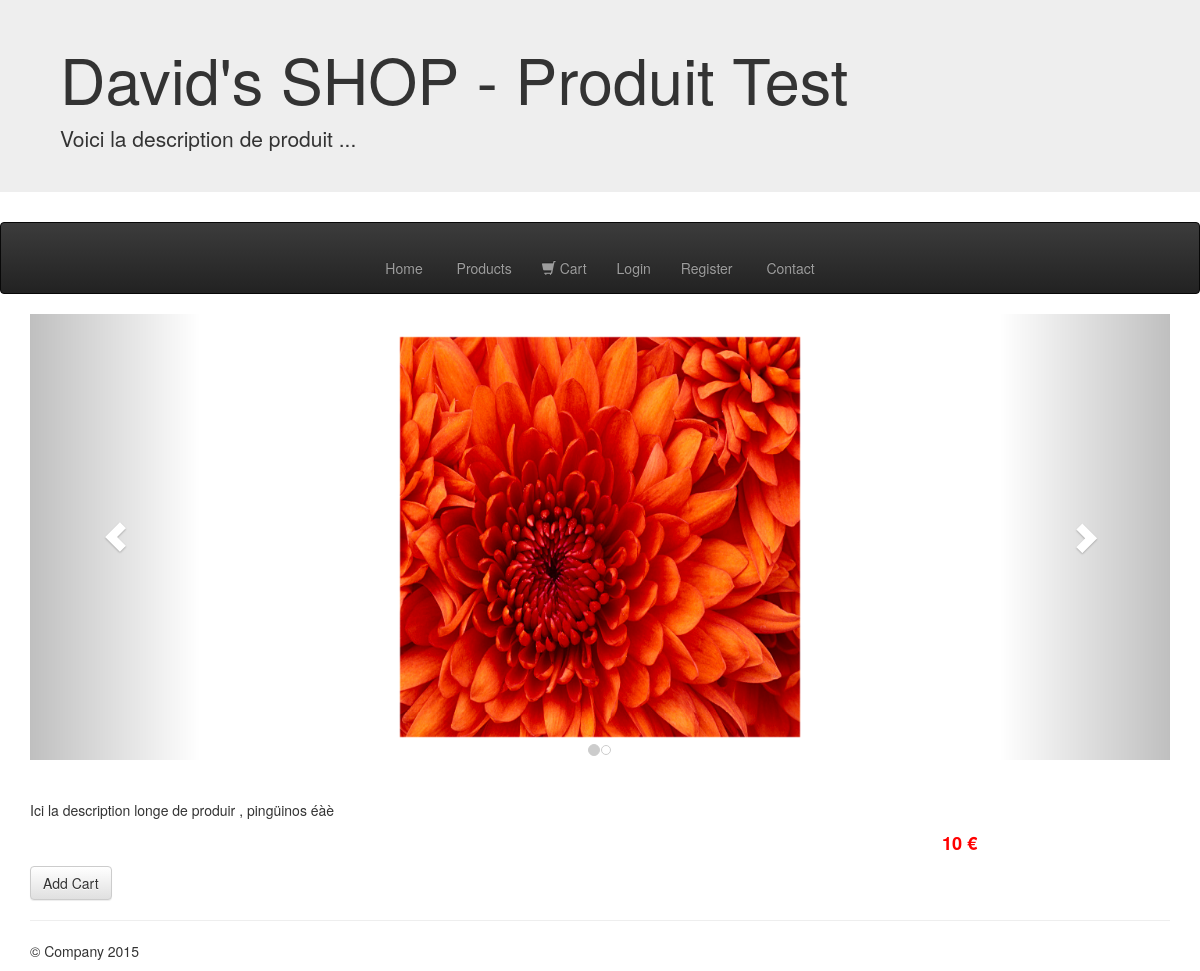
Page /Controller/Front/controller.php?f=product&o=27 on the committed database.
### tables this page shows
CREATE TABLE IF NOT EXISTS `product` (
  `idRow` int(11) NOT NULL AUTO_INCREMENT,
  `name` varchar(255) NOT NULL,
  `description` varchar(1000) NOT NULL,
  `longDescription` varchar(2000) NOT NULL,
  `price` varchar(25) NOT NULL,
  `idCategory` int(11) NOT NULL,
  PRIMARY KEY (`idRow`),
  KEY `idRow` (`idRow`)
);

CREATE TABLE IF NOT EXISTS `images` (
  `idRow` int(11) NOT NULL AUTO_INCREMENT,
  `idProduct` int(11) NOT NULL,
  `name` varchar(255) NOT NULL,
  `alt` varchar(255) NOT NULL,
  PRIMARY KEY (`idRow`),
  UNIQUE KEY `name` (`name`)
);

### Controller/Front/controller.php (called while the page is built, shortened)
<?php
require_once '../../app/config.php';
require_once '../../app/connection/Connexion.php';
$connection = new Connexion($dbName, $host, $user, $pass);
$navegador = array(
    array('string' => 'Products ', 'url' => 'controller.php?f=products'),
    array('string' => 'Cart', 'url' => 'controller.php?f=cart'),
    array('string' => 'Login ', 'url' => 'controller.php?f=login'),
    array('string' => 'Register ', 'url' => 'controller.php?f=myProfil')
);
function product($idProduct = '') {
    require_once '../../Model/ProductClass.php';
    global $navegador;
    global $connection;
    $product = new ProductClass($connection);
    $product->fetch($idProduct);
    $titulo = 'David\'s SHOP - ' . $product->name;
    $description = $product->description;
    $product = array('name' => $product->name,
        'id' => $product->id,
        'description' => $product->longDescription,
        'price' => $product->price,
        'imgs' => $product->imgs
    );
    require_once '../../View/Front/product.php';
}
require_once '../main.php';

### Model/ProductClass.php (called while the page is built, shortened)
<?php
class ProductClass {
    var $conex;
    public function __construct($conex, $name = '', $description = '', $longDescription = '', $price = '', $imgs = '', $category = '') {
        $this->conex = $conex;
    }
    public function fetch($id = '') {
        $sql = 'SELECT * FROM `product` WHERE `idRow` =\'' . $id . '\'';
        $product = $this->conex->commitSelect($sql);
        $sql = 'SELECT * FROM `images` WHERE `idProduct` =\'' . $id . '\'';
        $imgs = $this->conex->commitSelect($sql);
        $this->id = $product[0]['idRow'];
        $this->name = utf8_encode($product[0]['name']);
        $this->description = utf8_encode($product[0]['description']);
        $this->longDescription = utf8_encode($product[0]['longDescription']);
        $this->price = $product[0]['price'];
        $this->imgs = $imgs;
    }
}

### app/connection/Connexion.php (called while the page is built, shortened)
<?php
class Connexion {
    var $db = '';
    public function __construct($dataBaseName, $host, $user, $pass) {
        $this->dataBaseName = $dataBaseName;
        $this->host = $host;
        $this->user = $user;
        $this->pass = $pass;
        $this->dsn = 'mysql:dbname=' . $this->dataBaseName . ';host=' . $this->host;
        try {
            $this->db = new PDO($this->dsn, $this->user, $this->pass);
        } catch (PDOException $e) {
            echo 'TOTO';
            echo 'Error: ' . $e->getMessage();
        }
    }
    public function commitSelect($sql) {
        try {
            $requete = $this->db->prepare($sql);
            $rel = $requete->execute();
            $red = $requete->fetchAll();
        } catch (Exception $exc) {
            echo 'Error : ' . $exc->getMessage();
            $this->insertLog('Error: ' . $exc->getMessage(). PHP_EOL);
        }
        return $red;
    }
}

### View/Front/product.php (the view, shortened to what this page needs)
<!doctype html>
 <html class="no-js" lang="">
    <head>
        <link rel="stylesheet" href="../../css/bootstrap.min.css">
        <link rel="stylesheet" href="../../css/bootstrap-theme.min.css">
        <link rel="stylesheet" href="../../css/main.css">
    </head>
    <body>
        <div class="jumbotron">
            <h1><?php echo $titulo; ?></h1>
            <p><?php echo $description; ?> ...</p>
        </div>
        <nav class="navbar navbar-inverse">
            <div class="container">
                <div class="navbar-collapse collapse in" aria-expanded="true">
                    <ul class="nav navbar-nav">
                        <li class="activo"><a href="../../index.php">Home</a></li>
                        <?php
                        for ($i = 0; $i < count($navegador); $i++) {
                            if ($navegador[$i]['string'] == 'Cart') {
                                echo '<li><a  id="cart" href="' . $navegador[$i]['url'] . '"><span class="glyphicon glyphicon-shopping-cart"> </span> ' . $navegador[$i]['string'] . '</a></li>';
                            } else {
                                echo '<li><a href="' . $navegador[$i]['url'] . '">' . $navegador[$i]['string'] . '</a></li>';
                            }
                        }
                        ?>
                        <li><a href="controller.php?f=contact">Contact</a></li>
                    </ul>
                </div>
            </div>
        </nav>
        <div class="container">
            <div id="carousel-example-generic" class="carousel slide" data-ride="carousel">
                <div class="carousel-inner" role="listbox">
                    <?php
                    for ($i = 0; $i < count($product['imgs']); $i++) {
                        if ($i == 0) {
                            echo '<div class = "item active">
                                            <img src="../../img/' . $product['imgs'][$i]['name'] . '" alt="' . $product['imgs'][$i]['alt'] . '" style="width:400px;height:400px;">
                                        </div>';
                        } else {
                            echo '<div class = "item ">
                                            <img src="../../img/' . $product['imgs'][$i]['name'] . '" alt="' . $product['imgs'][$i]['alt'] . '" style="width:400px;height:400px;">
                                        </div>';
                        }
                    }
                    ?>
                    <ol class="carousel-indicators">
                        <?php
                        for ($i = 0; $i < count($product['imgs']); $i++) {
                            if ($i == 0) {
                                echo '<li class="active" data-target="#carousel-example-generic" data-slide-to="' . $i . '" class=""></li>';
                            } else {
                                echo '<li data-target="#carousel-example-generic" data-slide-to="' . $i . '" class=""></li>';
                            }
                        }
                        ?>
                    </ol>
                </div>
                <a class="left carousel-control" href="#carousel-example-generic" role="button" data-slide="prev">
                    <span class="glyphicon glyphicon-chevron-left" aria-hidden="true"></span>
                </a>
                <a class="right carousel-control" href="#carousel-example-generic" role="button" data-slide="next">
                    <span class="glyphicon glyphicon-chevron-right" aria-hidden="true"></span>
                </a>
            </div>
        </div>
        <br>
        <br>
        <div class="container">
            <div class="row">
                <div class="col-md-12">
                    <p class="description">
                        <?php echo $product['description'] ?>
                    </p>
                    <p class="price">
                        <?php echo $product['price']. ' €'?>
                    </p>
                    <button onclick ="addCookie(<?php echo $product['id']; ?>)" class="btn btn-default" href="" role="button">Add Cart</button>
                </div>
            </div>
            <hr>
            <footer>
                <p>&copy; Company 2015</p>
            </footer>
        </div>         <script src="//ajax.googleapis.com/ajax/libs/jquery/1.11.2/jquery.js"></script>
    </body>
</html>

### css/main.css (style rules this page uses)
body { padding-top: 0; }
.jumbotron { padding: 2%; padding-left: 5%; padding-right: 5%; }
.item { padding: 2%; }
.carousel-indicators { bottom: 0!important; margin-bottom: 0; }
.carousel-indicators li { border-color: #ccc; }
.carousel-indicators .active { background-color: #ccc; }
.navbar .nav, .navbar .nav > li { float:none; display:inline-block; *display:inline; *zoom:1; vertical-align: top; }
.navbar .navbar-nav { display: inline-block; float: none; }
.navbar .navbar-collapse { text-align: center; }
.item img { width: 400px; margin: 0 auto; }
.price { padding-left: 80%; font-size: 1.3em; color: red; font-weight: bold; }
.description { text-align: justify; }

### rows in the picture
product: name "David's SHOP - Produit Test", description "Voici la description de produit", longDescription "Ici la description longe de produir , pingüinos éàè", price "10"
images: name (picture)

### other values in the picture
$navegador[$i]['string'] "Products"
$navegador[$i]['string'] "Cart"
$navegador[$i]['string'] "Login"
$navegador[$i]['string'] "Register"
